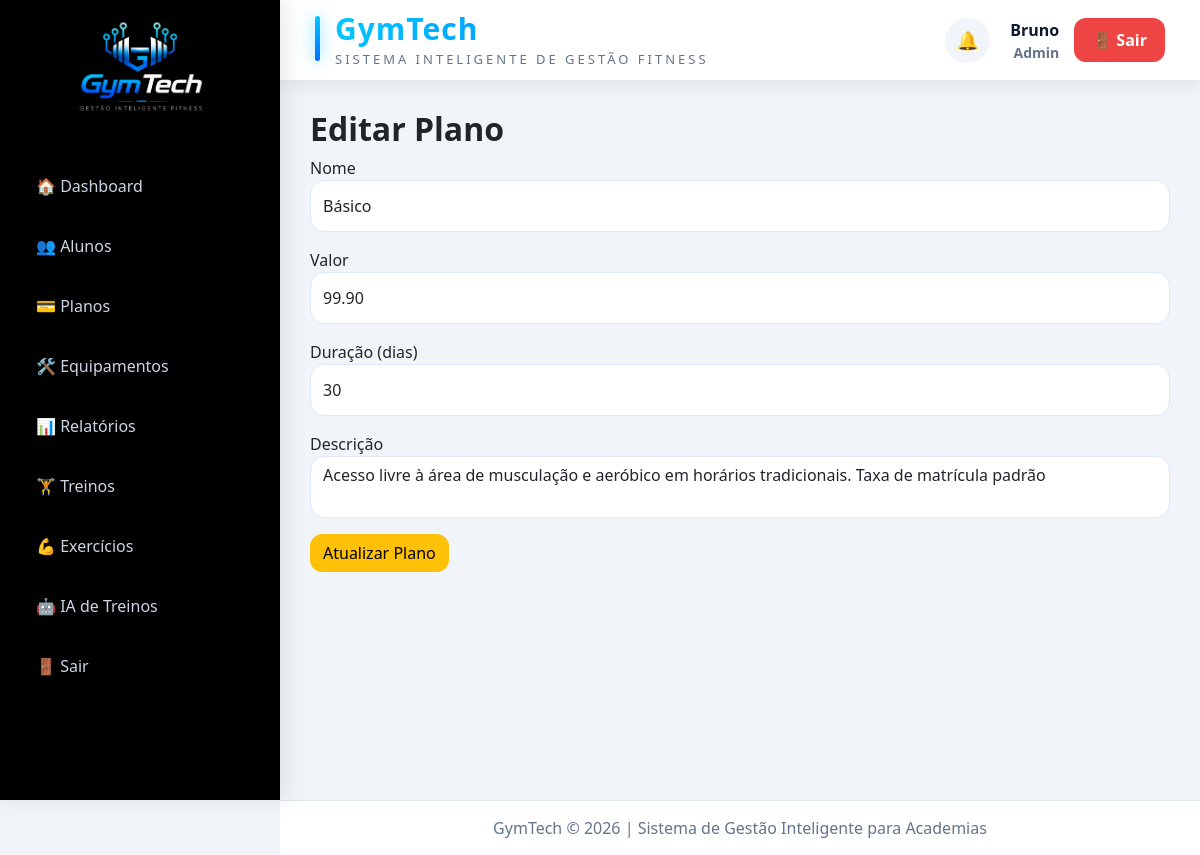
The page /public/index.php?controller=plan&action=edit&id=1 (signed in) on the database its author committed.
### tables this page shows
CREATE TABLE `plans` (
  `id` int(11) NOT NULL AUTO_INCREMENT,
  `name` varchar(100) NOT NULL,
  `price` decimal(10,2) NOT NULL,
  `duration` int(11) NOT NULL,
  `description` text DEFAULT NULL,
  `created_at` timestamp NOT NULL DEFAULT current_timestamp(),
  PRIMARY KEY (`id`)
);

### app/controllers/PlanController.php (called while the page is built, shortened)
<?php
require_once __DIR__ . '/../models/Plan.php';
class PlanController extends Controller{
    public function edit() {
        $id = $_GET['id'];
        $planModel = new Plan();
        $plan = $planModel->find($id);
        $this->view('plans/edit', [
            'plan' => $plan
        ]);
    }
}

### public/index.php (called while the page is built, shortened)
<?php
require_once "../core/Model.php";
$action = $_GET['action'] ?? 'login';
$controllerObject = new $controllerName();
$controllerObject->$action();

### config/database.php (called while the page is built)
<?php
class Database {
    private $host = "localhost";
    private $dbname = "gym_system";
    private $user = "root";
    private $pass = "";
    public function connect() {
        try {
            $pdo = new PDO(
                "mysql:host={$this->host};dbname={$this->dbname};charset=utf8",
                $this->user,
                $this->pass
            );
            $pdo->setAttribute(PDO::ATTR_ERRMODE, PDO::ERRMODE_EXCEPTION);
            return $pdo;
        } catch(PDOException $e) {
            die("Erro na conexão: " . $e->getMessage());
        }
    }
}

### core/Model.php (called while the page is built, shortened)
<?php
require_once __DIR__ .'/../config/database.php';
class Model {
    public function __construct() {
        $database = new Database();
        $this->db = $database->connect();
    }
}

### app/models/Plan.php (called while the page is built, shortened)
<?php
require_once __DIR__ ."/../../core/Model.php";
class Plan extends Model {
    public function find($id){
        $stmt = $this->db->prepare(
            "SELECT * FROM plans WHERE id= ?"
        );
        $stmt->execute([$id]);
        return $stmt->fetch(PDO::FETCH_ASSOC);
    }
}

### app/views/plans/edit.php (the view, shortened to what this page needs)
<h2>Editar Plano</h2>
<form method="POST"
action="?controller=plan&action=update">
<label>Nome</label>
<input type="text"
       name="name"
       value="<?= $plan['name'] ?>"
       class="form-control mb-3"
       required>
<label>Valor</label>
<input type="number"
       name="price"
       value="<?= $plan['price'] ?>"
       step="0.01"
       min="0"
       class="form-control mb-3"
       required>
<label>Duração (dias)</label>
<input type="number"
       name="duration"
       value="<?= $plan['duration'] ?>"
       min="1"
       class="form-control mb-3"
       required>
<label>Descrição</label>
<textarea name="description"
          class="form-control mb-3"><?= $plan['description'] ?></textarea>
<button class="btn btn-warning">
Atualizar Plano
</button>
</form>

### public/assets/css/student_workout.css (style rules this page uses)
.btn { border-radius:12px; }
h2 { font-weight:700; }

### public/assets/css/style.css (style rules this page uses)
:root { --primary:#00c6ff; --secondary:#0072ff; --dark:#0f172a; --card:#1e293b; --text:#e2e8f0; --sidebar:#020617; }
* { margin:0; padding:0; box-sizing:border-box; }
body { background:#f1f5f9; font-family:'Segoe UI',sans-serif; }
.form-control, .form-select { border-radius:14px; border:1px solid #dbeafe; height:52px; }
textarea.form-control { height:auto; resize:none; }

### rows shown on the page
plans: name "Básico", price "99.90", duration "30", description "Acesso livre à área de musculação e aeróbico em horários tradicionais. Taxa de matrícula padrão"

### other values the page prints
$_SESSION['user']['name'] "Bruno"
$role "Admin"
